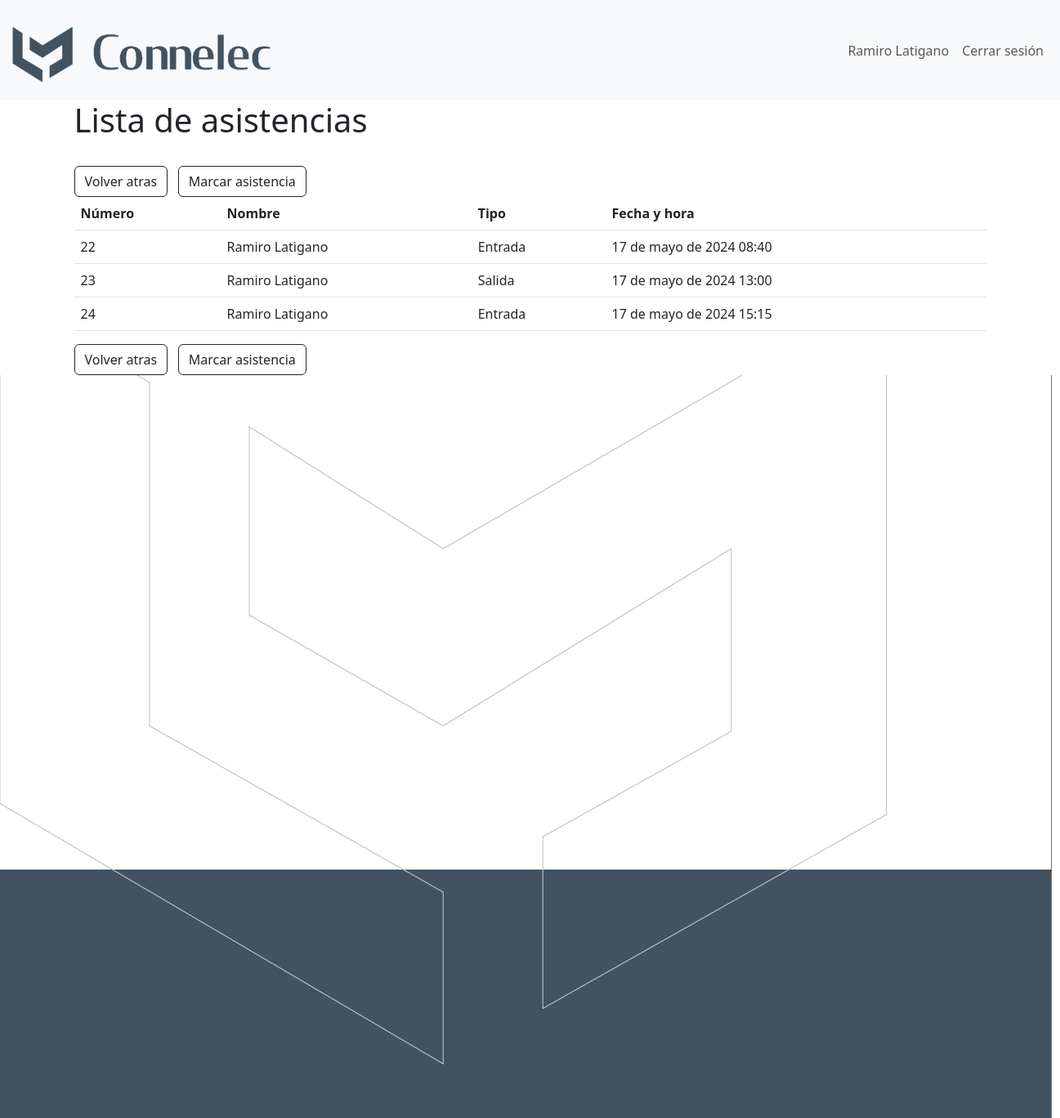
The page /asistencias/verAsistencias (signed in) on the database as committed earlier.
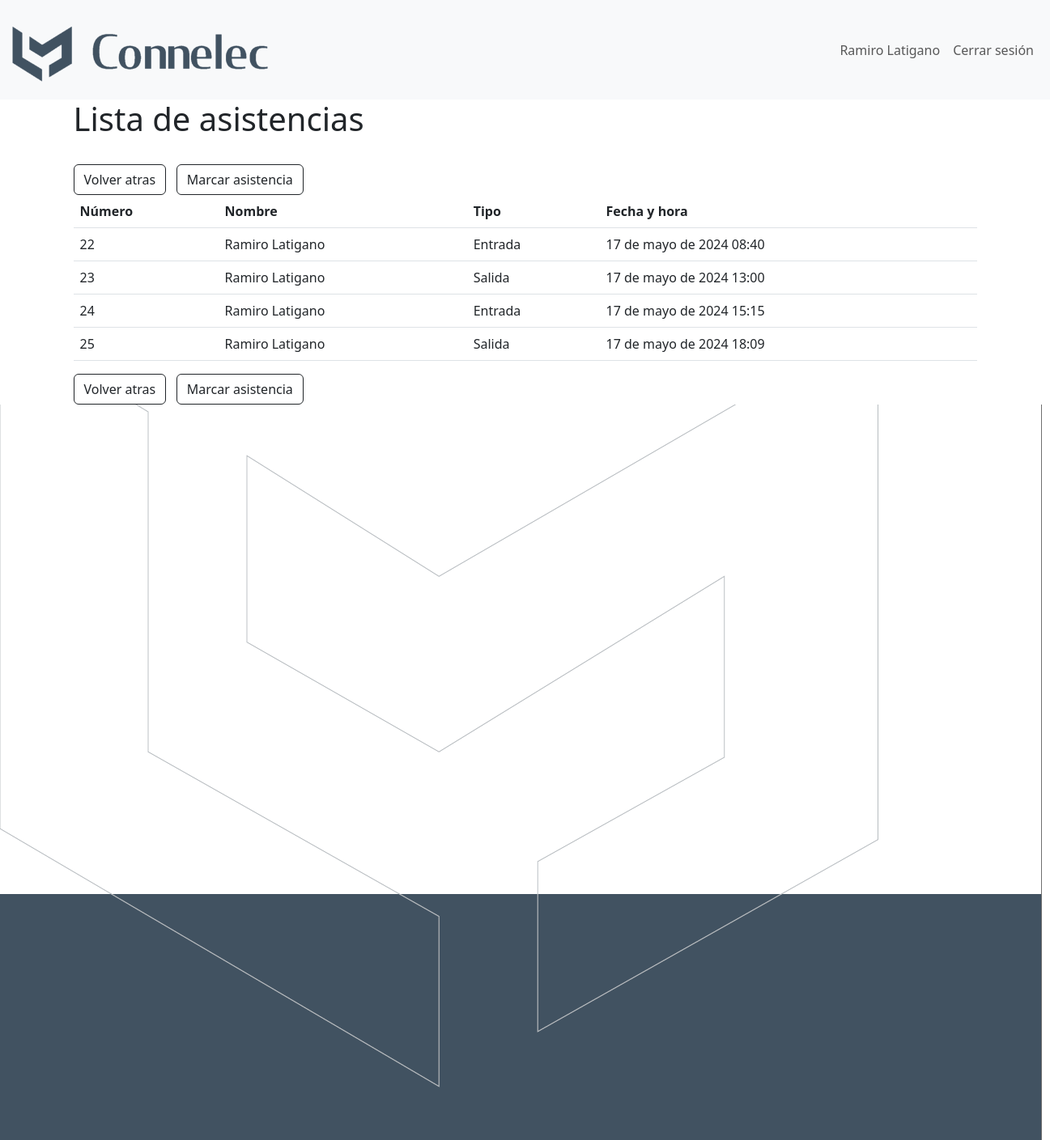
The same page on the database as committed later.
### asistencias/models.py (models this page shows, shortened)
class registro(models.Model):
    usuario = models.ForeignKey(
        settings.AUTH_USER_MODEL, on_delete=models.CASCADE)
    fecha = models.DateField()
    hora = models.TimeField()
    tipo = models.CharField(max_length=50, choices=[(
        'Entrada', 'Entrada'), ('Salida', 'Salida')])
    @property
    def nombre_completo(self):
        return f"{self.usuario.first_name} {self.usuario.last_name}"

class User(AbstractUser):
    image = models.ImageField(upload_to=profile_picture_path, blank=True)
    birthday = models.DateField(null=True, blank=True)

### asistencias/views.py (the view)
# urls.py: path('verAsistencias', listar_registros, name='verAsistencias'),
def listar_registros(request):
    if request.user.is_authenticated:
        usuario = User.objects.get(username=request.user).get_full_name()
        registros = registro.objects.all()
        data = {
            'usuario': usuario,
            'registros': registros
        }
    return render(request, 'asistencias/registros.html', data)

### core/templates/asistencias/registros.html (shortened to what this page needs)
{% extends 'core/base.html' %}
{% load static %}
    {% block content %}
    <div class="container">
        <h1>Lista de asistencias</h1>
        <br>
        <a href="/asistencias"><button type="button" class="btn btn-outline-dark">Volver atras</button></a> &nbsp; <a href="marcarAsistencia"><button type="button" class="btn btn-outline-dark">Marcar asistencia</button></a>
        <div>
            <table id="tabla_registros" class="table table-hover">
                <thead>
                    <tr>
                        <th class="centered">Número</th>
                        <th class="centered">Nombre</th>
                        <th class="centered">Tipo</th>
                        <th class="centered">Fecha y hora</th>
                    </tr>
                </thead>
                <tbody id="tabla_registros">
                    {% for r in registros %}
                        <tr>
                            <td>{{r.id}}</td>
                            <td>{{r.nombre_completo}}</td>
                            <td>{{r.tipo}}</td>
                            <td>{{r.fecha}} {{r.hora}}</td>
                        </tr>
                    {% endfor %}
                </tbody>
            </table>
        </div>
        <a href="/asistencias"><button type="button" class="btn btn-outline-dark">Volver atras</button></a> &nbsp; <a href="marcarAsistencia"><button type="button" class="btn btn-outline-dark">Marcar asistencia</button></a>
    </div>
    {% endblock %}

Rows that differ between the two databases and show on the page:
added registro: id "25", nombre_completo "Ramiro Latigano", tipo "Salida", fecha "17 de mayo de 2024", hora "18:09"
